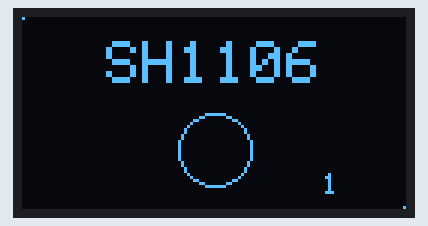
Recording of a sketch running on a simulated Arduino Uno, built with avr-gcc and run on an emulated ATmega328P. Parts: 128×64 one-colour display. What the sketch prints to the serial monitor is not drawn.

Above: at 1.3 s.
At 5.4 s:
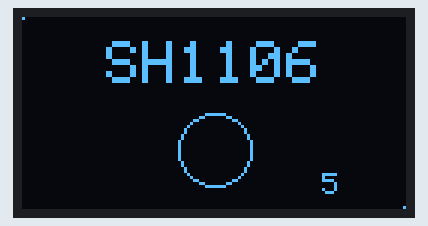
At 9.5 s:
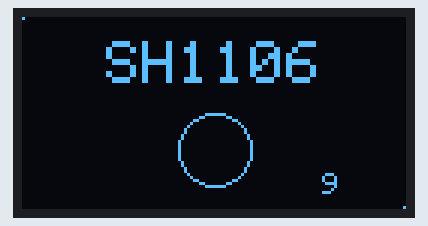
At 19.8 s:
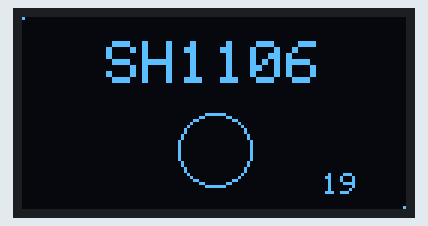
At 29.0 s:
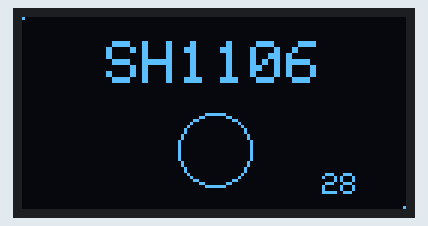
At 38.3 s:
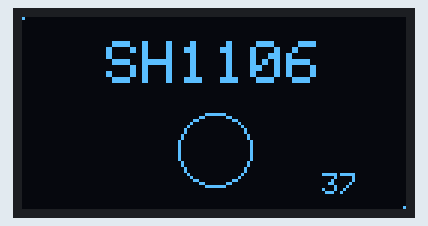

The sketch:

sh1106.ino
```cpp
// sh1106 — tests assert: Adafruit_SH110X's SH1106G (128x64, I2C 0x3C) draws "SH1106" at text size
// 2 at (28, 8), a circle at (64, 44) radius 12 and the corner pixels (0,0) and (127,63), calls
// display(), then prints "FB:" + the 1024 getBuffer() bytes as uppercase hex + CRLF at 115200 baud.
// Then every second it redraws a counter at (100, 52) in text size 1 and prints "count <n>".
#include <Wire.h>
#include <Adafruit_GFX.h>
#include <Adafruit_SH110X.h>

Adafruit_SH1106G display(128, 64, &Wire, -1);
uint16_t count = 0;

void setup() {
  Serial.begin(115200);
  if (!display.begin(0x3C, true)) {
    Serial.println(F("alloc failed"));
    for (;;) {
    }
  }
  display.clearDisplay();
  display.setTextSize(2);
  display.setTextColor(SH110X_WHITE);
  display.setCursor(28, 8);
  display.print(F("SH1106"));
  display.drawCircle(64, 44, 12, SH110X_WHITE);
  display.drawPixel(0, 0, SH110X_WHITE);
  display.drawPixel(127, 63, SH110X_WHITE);
  display.display();
  Serial.print(F("FB:"));
  const uint8_t *buffer = display.getBuffer();
  for (uint16_t i = 0; i < 1024; i++) {
    if (buffer[i] < 16) Serial.print('0');
    Serial.print(buffer[i], HEX);
  }
  Serial.println();
}

void loop() {
  delay(1000);
  count++;
  display.fillRect(100, 52, 27, 8, SH110X_BLACK);
  display.setTextSize(1);
  display.setCursor(100, 52);
  display.print(count);
  display.display();
  Serial.print(F("count "));
  Serial.println(count);
}
```

Measured:
- what the display in image 0 shows lasts 1.0 s, from 1.3 s to 2.3 s
